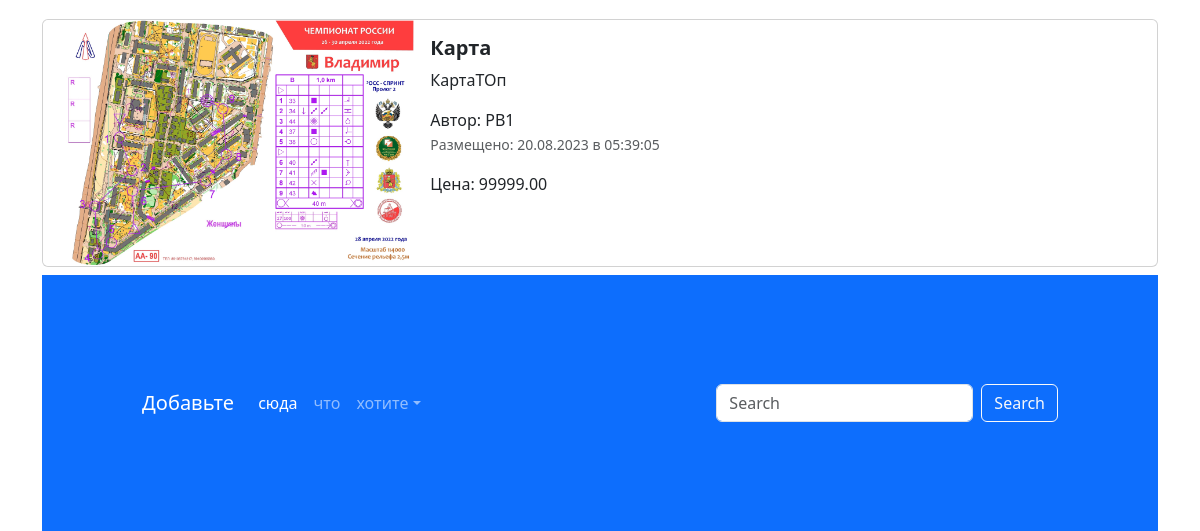
Before: / (lower part) with the older database file.
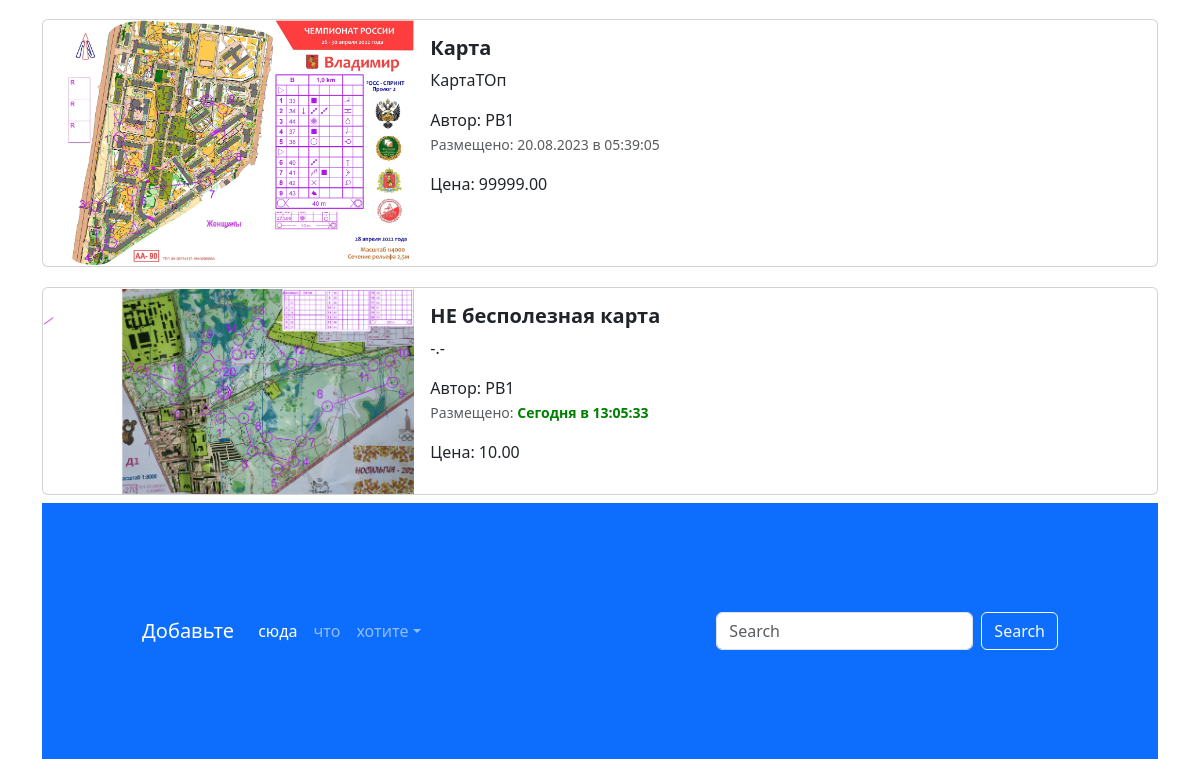
After: the same page with the newer database file.
### app_advertisements/models.py (models this page shows, shortened)
class Advertisement(models.Model):
    title = models.CharField('заголовок', max_length=64)
    description = models.TextField('описание')
    price = models.DecimalField('цена', max_digits=10, decimal_places=2)
    auction = models.BooleanField('торг', help_text='Отметьте, если торг уместен', blank=True)
    created_at = models.DateTimeField(auto_now_add=True)
    updated_at = models.DateTimeField(auto_now=True)
    user = models.ForeignKey(User, verbose_name='ползователь', on_delete=models.CASCADE)
    image = models.ImageField('изображение', upload_to='advertisements/', blank=True)
    class Meta:
        db_table = 'advertisements'
    @admin.display(description='дата создания')
    def created_date(self):
        if self.created_at.date() == timezone.now().date():
            created_time = self.created_at.time().strftime('%H:%M:%S')
            return format_html('<span style = "color: green; font-weight: bold;">Сегодня в {}</span>', created_time)
        return self.created_at.strftime('%d.%m.%Y в %H:%M:%S')

### app_advertisements/views.py (the view)
# urls.py: path('', index, name='main-page'),
def index(requests):
    advertisements = Advertisement.objects.all()
    context = {'advertisements': advertisements}
    return render(requests, 'index.html', context)

### templates/index.html (shortened to what this page needs)
{% extends 'base.html' %}
{% load static %}
{% block content %}
<div class="container">
  {% for adv in advertisements %}
  <div class="col">
    <div class="card mb-2" style="max-width: 1200px; margin-top: 20px;">
      <div class="row g-0">
        <div class="col-md-4">
          <a href="{% url 'advertisement' %}" class="nav-link">
            <img src="{% if adv.image %} {{ adv.image.url }} {% else %} {% static 'img/pic.png' %} {% endif %}" class="img-fluid rounded-start" alt="Card title">
          </a>
        </div>
        <div class="col-md-8">
          <div class="card-body">
            <h5 class="card-title">
              <a href="advertisement.html" class="nav-link"><strong>{{ adv.title }}</strong></a>
            </h5>
            <a href="advertisement.html" class="nav-link">
              <p class="card-text">
                {{ adv.description }}
              </p>
              <span>Автор: {{ adv.user }}</span>
              <p class="card-text"><small class="text-muted">Размещено: {{ adv.created_date }}</small></p>
              <span>Цена: {{ adv.price }}</span>
            </a>
          </div>
        </div>
      </div>
    </div>
    {% endfor %}
  </div>
</div>
<footer style="padding: 100px;" class="bg-primary">
  <nav class="navbar navbar-expand-sm navbar-dark">
    <a class="navbar-brand" href="#">Добавьте</a>
    <div class="collapse navbar-collapse" id="collapsibleNavId">
      <ul class="navbar-nav me-auto mt-2 mt-lg-0">
        <li class="nav-item">
          <a class="nav-link active" href="#" aria-current="page">сюда</a>
        </li>
        <li class="nav-item">
          <a class="nav-link" href="#">что</a>
        </li>
        <li class="nav-item dropdown">
          <a class="nav-link dropdown-toggle" href="#" id="dropdownId" data-bs-toggle="dropdown" aria-haspopup="true"
             aria-expanded="false">хотите</a>
        </li>
      </ul>
      <form class="d-flex my-2 my-lg-0">
        <input class="form-control me-sm-2" type="text" placeholder="Search">
        <button class="btn btn-outline-light my-2 my-sm-0" type="submit">Search</button>
      </form>
    </div>
  </nav>
</footer>
{% endblock %}

### templates/base.html (shortened to what this page needs)
<!DOCTYPE html>
{% load static %}
<html lang="en">
<head>
  <link href="{% static 'css/bootstrap.min.css' %}" rel="stylesheet">
  <link rel="stylesheet" href="{% static 'css/fontello.css' %}">
</head>
<body>
{% block content %}
{% endblock %}
</body>
</html>

Changed rows visible on the page:
added Advertisement: image (picture), title "НЕ бесполезная карта", description "-.-", user "PB1", created_date "Сегодня в 13:05:33", price "10.00"
